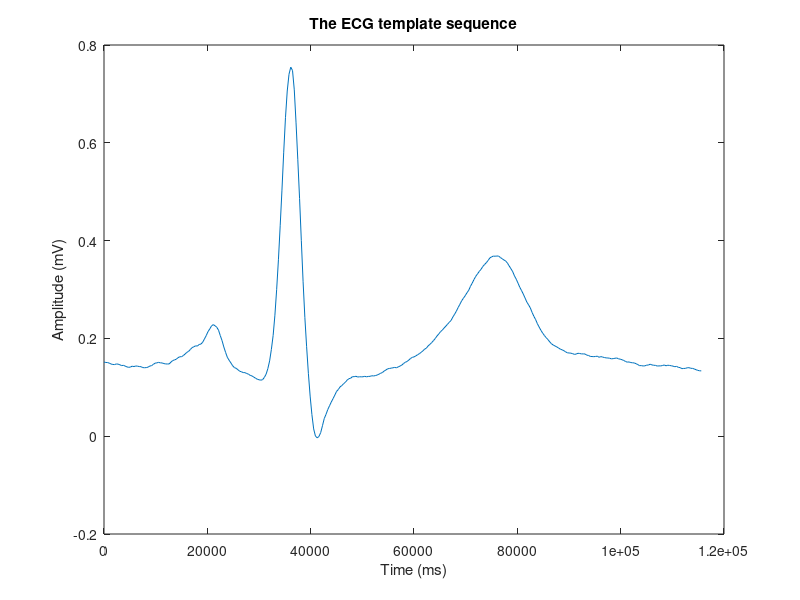
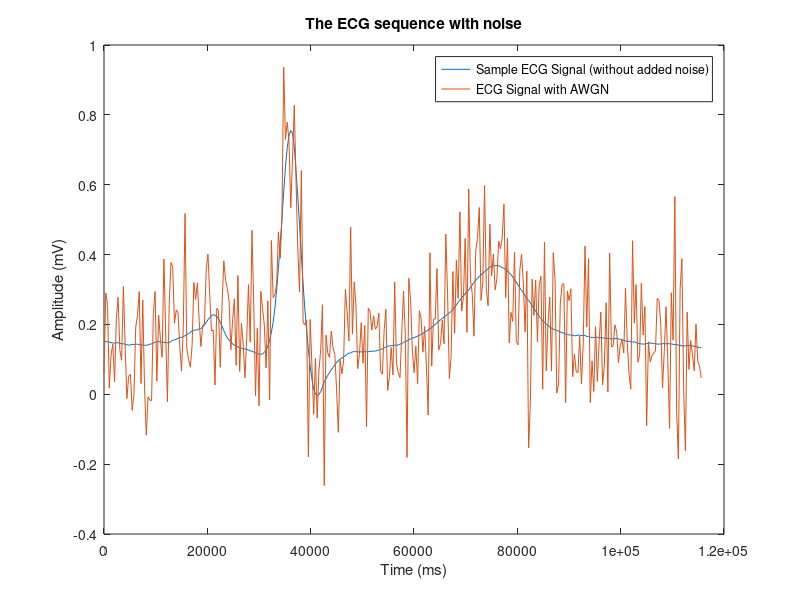
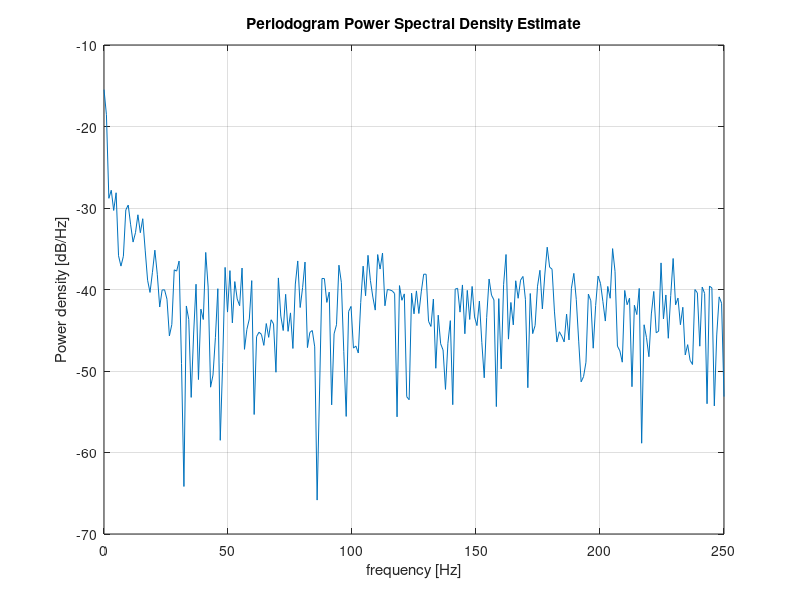
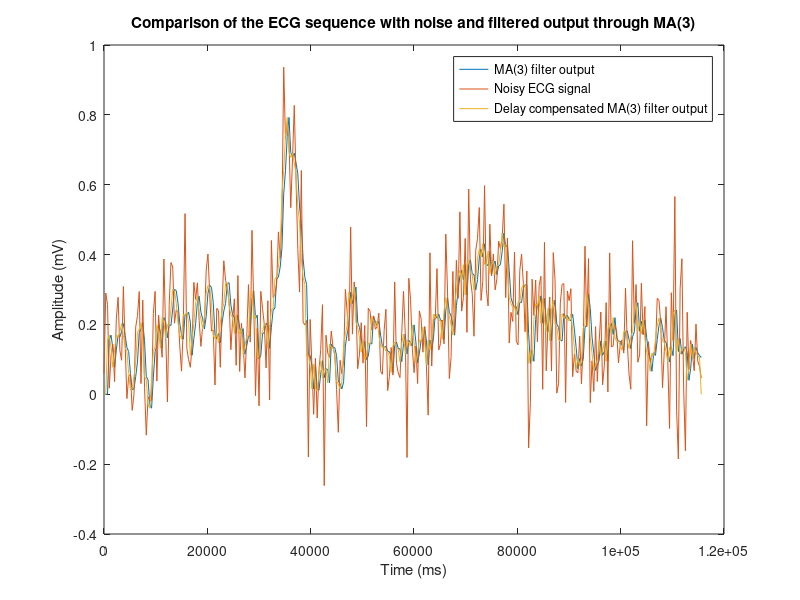

Write the MATLAB code that produced these figures, in order. (Note: this script raises an error after producing the figures.)
%Nuwan Bandara - 180066F

%% Preliminaries

clc; clear all; close all;

% Loading the given data
load ECG_template.mat

% Plotting the ECG signal
figure;
fs = 500; % Sampling Frequency
T = 1000/fs; % Sampling period is obtained in ms
t= linspace(0,numel(ECG_template)*numel(ECG_template),numel(ECG_template));%The list of time points equal length to the given samples
plot(t,ECG_template);
title('The ECG template sequence');
xlabel('Time (ms)');
ylabel('Amplitude (mV)')

% Adding white Gausssian noise to ECG
snr = 5;
nECG = awgn(ECG_template,snr,'measured');
figure;
plot(t,ECG_template,t,nECG);
title('The ECG sequence with noise');
xlabel('Time (ms)');
ylabel('Amplitude (mV)')
legend('Sample ECG Signal (without added noise)','ECG Signal with AWGN');

% The periodogram plot for power spectral density
figure;
periodogram(nECG,[],[],fs); % For whole length of the signals

%% MA(3) filter implementation using a customized script
N = 3;
ma3ECG_1 = zeros(1,numel(nECG));
for i = N+1:numel(nECG)
    ma3ECG_1(i) = mean(nECG(i-N:i));
end

% The group delay derivation and implementation
[phi,w] = phasez(ones(1,N)); %The phase of the filter's impulse response is considered here
group_delay = floor(mean(-1.*gradient(phi,w)));

% altenative method for group delay as derived in the report
% groupDelay = (N-1)/2;

% Compensate for the group delay 
% Delay compensation through padding: The padding of the ones to the signal end to compensate for the delay  
com_ma3ECG_1 = [ma3ECG_1,zeros(1,abs(group_delay))];
com_ma3ECG_1 = com_ma3ECG_1(1+abs(group_delay):numel(t)+abs(group_delay));

figure;
plot(t,ma3ECG_1,t,nECG,t,com_ma3ECG_1);
title('Comparison of the ECG sequence with noise and filtered output through MA(3)');
xlabel('Time (ms)');
ylabel('Amplitude (mV)')
legend('MA(3) filter output','Noisy ECG signal','Delay compensated MA(3) filter output');

% Comparison of overlapping PSDs of ma3ECG_1 and nECG
[Pxx_1,Fxx_1] = periodogram(com_ma3ECG_1,[],length(com_ma3ECG_1),fs);
[Pxx_2,Fxx_2] = periodogram(nECG,[],length(nECG),fs);

figure;
plot(Fxx_1,10.*log10(Pxx_1), 'k'); hold on;
plot(Fxx_2,10.*log10(Pxx_2),'r'); hold on;
title('Overlapping PSDs of delay compensated MA(3) filter output and noisy ECG signal');
legend('MA(3) filtered output','Noisy ECG signal','Location','NorthEast');
xlabel('Hz'); ylabel('dB/Hz');

%% MA(3) filter implementation with the MATLAB built-in function

% The filter definition 
N =3;
B = ones(1,N)./N; % Zero coefficients
A = [1]; % since of no poles

% The filter attained 
ma3ECG_2 = filter(B,A,nECG);

% Group delay derivation and compensation
grp_delay = floor(mean(grpdelay(B))); % Magnitude of the group delay for the filter window manipulated
ma3ECG_2 = [ma3ECG_2,zeros(1,grp_delay)];
ma3ECG_2 = ma3ECG_2(1+grp_delay:numel(t)+grp_delay);

figure;
plot(t,ma3ECG_2,t,nECG,t,ECG_template);
title('Comparison of the ECG sequences and MA(3) filtered output (from built-in MATLAB)');
xlabel('Time (ms)');
ylabel('Amplitude (mV)')
legend('MA(3) filter output (with compensation)','ECG signal with noise','Original signal without noise');

% The magnitude response, phase response and the pole-zero plot for MA(3)
fvtool(B,A);

%% MA(10) filter implementation with the MATLAB built-in function
N =10;
B = ones(1,N)./N; % Zero coefficients
A = [1]; % Since of no poles

% The filter attained  
ma10ECG = filter(B,A,nECG);
fvtool(B,A);

% Group delay derivation and compensation
grp_delay = floor(mean(grpdelay(B))); % Magnitude of the group delay for the filter window manipulated
ma10ECG = [ma10ECG,zeros(1,grp_delay)];
ma10ECG = ma10ECG(1+grp_delay:numel(t)+grp_delay);

figure;
plot(t,nECG,t,ECG_template,t,ma3ECG_2,t,ma10ECG);
title('Comparison of ECG sequences and filtered output by filters (of different orders)');
xlabel('Time (ms)');
ylabel('Amplitude (mV)')
legend('Noisy ECG signal','Original ECG signal without noise','Delay compensated filter output of order 3','Delay compensated filter output of order 10');

%% Optimum MA(N) filter order
order_list = linspace(1,50,50); % upto 50th order
MSE_list = zeros(1,50);
for i = order_list
    B = ones(1,i)./i; % Zero coefficients
    A = [1]; % Since of no poles
    maiECG = filter(B,A,nECG);
    grp_delay = floor(mean(grpdelay(B))); % Magnitude of the group delay for the filter window manipulated
    maiECG = [maiECG,zeros(1,grp_delay)];
    maiECG = maiECG(1+grp_delay:numel(t)+grp_delay);
    MSE_list(i) = mean((maiECG - ECG_template).^2);
end

% MSE vs the order
figure;
stem(order_list,MSE_list);
title('MSE variation against the filter order');
xlabel('Order of the filter');
ylabel('MSE between original signal without noise and the filtered signal');

[min_MSE,min_order1] = min(MSE_list);
fprintf('The minimum MSE of %.5f is achieved when the MA filter of order %d is implemented.\n',min_MSE,min_order1);

%% Savitzky-Golay SG(N,L) filter
N = 3;
L = 11;
b = ones(1,L);
sg310ECG = sgolayfilt(nECG,N,L);

figure;
plot(t,sg310ECG,t,nECG,t,ECG_template);
title('Comparison of the ECG sequences and filtered SG(3,11) output signal');
xlabel('Time (ms)');
ylabel('Amplitude (mV)')
legend('SG(3,11) filter output','Input noisy ECG signal','Original ECG signal without noise');

% Optimum SG(N,L) filter parameters
order_list = 1:50; %upto 50th order
window_list = 1:50; %upto frame length = 50
[X,Y] = meshgrid(order_list,window_list);
MSE_grid = zeros(50,50);
min_MSE = 1;
for x = order_list
    for y = window_list
        if (x<y & mod(y,2))
            sgECG = sgolayfilt(nECG,x,y);
            MSE_grid(x,y) = mean((sgECG - ECG_template).^2);
            if (MSE_grid(x,y)< min_MSE)
                min_order = x;
                min_window = y;
                min_MSE = MSE_grid(x,y);
            end
        else
            MSE_grid(x,y) = 1;
        end
    end
end
figure;
surf(X,Y,MSE_grid)
colorbar;
title('Surface plot of SG filters');
fprintf('The minimum MSE of %.5f is achieved when a SG filter of order %d and frame length of %d is implemented.\n',min_MSE,min_order,min_window);

% Optimum SG filter and delay compensated MA
sg_opt_ECG = sgolayfilt(nECG,min_order,min_window);

figure;
plot(t,nECG,t,sg310ECG,t,sg_opt_ECG);
title('Comparison of the ECG sequences and filtered output by SG filters');
xlabel('Time (ms)');
ylabel('Amplitude (mV)')
legend('Input noisy ECG signal','SG(3,11)','Optimum SG filtered');


N = min_order1;
B = ones(1,N)./N; % zero coefficients
A = [1]; % Since of no poles

% The optimum filter attained through MA
MA_opt_filt = filter(B,A,nECG);

% Group delay compensation
grp_delay = floor(mean(grpdelay(B))); % Magnitude of the group delay for the filter window manipulated
MA_opt_filt = [MA_opt_filt,zeros(1,grp_delay)];
MA_opt_filt = MA_opt_filt(1+grp_delay:numel(t)+grp_delay);

figure;
plot(t,nECG,t,MA_opt_filt,t,sg_opt_ECG,t,ECG_template);
title('Comparison of the ECG sequences and filtered output by optimum MA and SG filters');
xlabel('Time (ms)');
ylabel('Amplitude (mV)')
legend('Input noisy ECG signal','Optimum MA','Optimum SG','Original ECG signal without noise');
